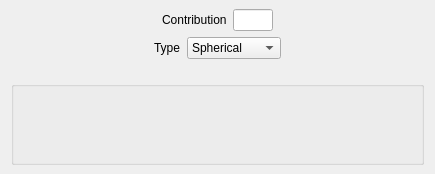
<ui version="4.0" >
 <class>Variogram_structure_base</class>
 <widget class="QWidget" name="Variogram_structure_base" >
  <property name="geometry" >
   <rect>
    <x>0</x>
    <y>0</y>
    <width>435</width>
    <height>174</height>
   </rect>
  </property>
  <property name="windowTitle" >
   <string>Variogram Input</string>
  </property>
  <layout class="QVBoxLayout" >
   <property name="margin" >
    <number>9</number>
   </property>
   <property name="spacing" >
    <number>6</number>
   </property>
   <item>
    <layout class="QHBoxLayout" >
     <property name="margin" >
      <number>0</number>
     </property>
     <property name="spacing" >
      <number>6</number>
     </property>
     <item>
      <spacer>
       <property name="orientation" >
        <enum>Qt::Horizontal</enum>
       </property>
       <property name="sizeType" >
        <enum>QSizePolicy::Expanding</enum>
       </property>
       <property name="sizeHint" >
        <size>
         <width>20</width>
         <height>20</height>
        </size>
       </property>
      </spacer>
     </item>
     <item>
      <widget class="QLabel" name="TextLabel2" >
       <property name="sizePolicy" >
        <sizepolicy>
         <hsizetype>0</hsizetype>
         <vsizetype>5</vsizetype>
         <horstretch>0</horstretch>
         <verstretch>0</verstretch>
        </sizepolicy>
       </property>
       <property name="text" >
        <string>Contribution</string>
       </property>
       <property name="wordWrap" >
        <bool>false</bool>
       </property>
      </widget>
     </item>
     <item>
      <widget class="QLineEdit" name="contribution_edit_" >
       <property name="minimumSize" >
        <size>
         <width>40</width>
         <height>0</height>
        </size>
       </property>
       <property name="maximumSize" >
        <size>
         <width>40</width>
         <height>32767</height>
        </size>
       </property>
      </widget>
     </item>
     <item>
      <spacer>
       <property name="orientation" >
        <enum>Qt::Horizontal</enum>
       </property>
       <property name="sizeType" >
        <enum>QSizePolicy::Expanding</enum>
       </property>
       <property name="sizeHint" >
        <size>
         <width>20</width>
         <height>20</height>
        </size>
       </property>
      </spacer>
     </item>
    </layout>
   </item>
   <item>
    <layout class="QHBoxLayout" >
     <property name="margin" >
      <number>0</number>
     </property>
     <property name="spacing" >
      <number>6</number>
     </property>
     <item>
      <spacer>
       <property name="orientation" >
        <enum>Qt::Horizontal</enum>
       </property>
       <property name="sizeType" >
        <enum>QSizePolicy::Expanding</enum>
       </property>
       <property name="sizeHint" >
        <size>
         <width>20</width>
         <height>20</height>
        </size>
       </property>
      </spacer>
     </item>
     <item>
      <widget class="QLabel" name="TextLabel1" >
       <property name="sizePolicy" >
        <sizepolicy>
         <hsizetype>0</hsizetype>
         <vsizetype>5</vsizetype>
         <horstretch>0</horstretch>
         <verstretch>0</verstretch>
        </sizepolicy>
       </property>
       <property name="text" >
        <string>Type</string>
       </property>
       <property name="wordWrap" >
        <bool>false</bool>
       </property>
      </widget>
     </item>
     <item>
      <widget class="QComboBox" name="type_selector_" >
       <item>
        <property name="text" >
         <string>Spherical</string>
        </property>
       </item>
       <item>
        <property name="text" >
         <string>Exponential</string>
        </property>
       </item>
       <item>
        <property name="text" >
         <string>Gaussian</string>
        </property>
       </item>
      </widget>
     </item>
     <item>
      <spacer>
       <property name="orientation" >
        <enum>Qt::Horizontal</enum>
       </property>
       <property name="sizeType" >
        <enum>QSizePolicy::Expanding</enum>
       </property>
       <property name="sizeHint" >
        <size>
         <width>20</width>
         <height>20</height>
        </size>
       </property>
      </spacer>
     </item>
    </layout>
   </item>
   <item>
    <spacer>
     <property name="orientation" >
      <enum>Qt::Vertical</enum>
     </property>
     <property name="sizeType" >
      <enum>QSizePolicy::Fixed</enum>
     </property>
     <property name="sizeHint" >
      <size>
       <width>20</width>
       <height>16</height>
      </size>
     </property>
    </spacer>
   </item>
   <item>
    <layout class="QHBoxLayout" >
     <property name="margin" >
      <number>0</number>
     </property>
     <property name="spacing" >
      <number>6</number>
     </property>
     <item>
      <spacer>
       <property name="orientation" >
        <enum>Qt::Horizontal</enum>
       </property>
       <property name="sizeType" >
        <enum>QSizePolicy::Minimum</enum>
       </property>
       <property name="sizeHint" >
        <size>
         <width>2</width>
         <height>20</height>
        </size>
       </property>
      </spacer>
     </item>
     <item>
      <widget class="QGroupBox" name="anisotropy_table_box_" >
       <property name="sizePolicy" >
        <sizepolicy>
         <hsizetype>7</hsizetype>
         <vsizetype>7</vsizetype>
         <horstretch>0</horstretch>
         <verstretch>0</verstretch>
        </sizepolicy>
       </property>
       <property name="title" >
        <string/>
       </property>
      </widget>
     </item>
     <item>
      <spacer>
       <property name="orientation" >
        <enum>Qt::Horizontal</enum>
       </property>
       <property name="sizeType" >
        <enum>QSizePolicy::Minimum</enum>
       </property>
       <property name="sizeHint" >
        <size>
         <width>2</width>
         <height>20</height>
        </size>
       </property>
      </spacer>
     </item>
    </layout>
   </item>
  </layout>
 </widget>
 <layoutdefault spacing="6" margin="11" />
 <resources/>
 <connections/>
</ui>
